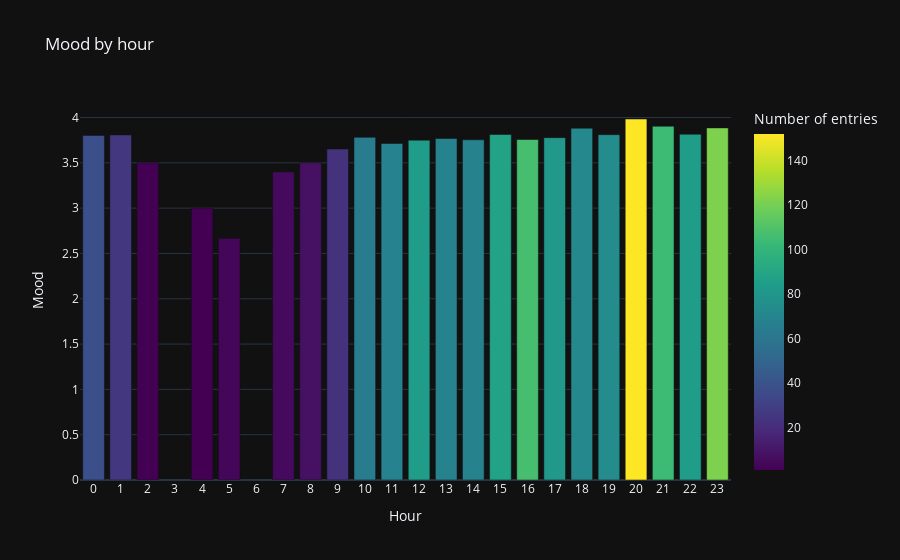

Write notebook code for a chart like this one.
### Markdown cell above
## Mood bar plot by hour/day/month

### Code cell
df.by_time_bar_plot('hour')

### Figure 1 — Plotly figure (JSON) as saved in the notebook; plotly's stock layout.template omitted (floating-point values rounded to 4 significant figures)
{"data": [{"alignmentgroup": "True", "hovertemplate": "Hour=%{x}<br>Mood=%{y}<br>Number of entries=%{marker.color}<extra></extra>", "legendgroup": "", "marker": {"color": [104, 88, 69, 107, 64, 122, 152, 81, 84, 5, 38, 84, 72, 68, 74, 3, 23, 69, 26, 8, 1, 1], "coloraxis": "coloraxis", "pattern": {"shape": ""}}, "name": "", "offsetgroup": "", "orientation": "v", "showlegend": false, "textposition": "auto", "type": "bar", "x": [21, 15, 13, 16, 10, 23, 20, 17, 22, 7, 0, 12, 18, 11, 19, 5, 9, 14, 1, 8, 2, 4], "xaxis": "x", "y": [3.904, 3.812, 3.768, 3.757, 3.781, 3.885, 3.984, 3.778, 3.815, 3.4, 3.803, 3.75, 3.882, 3.713, 3.811, 2.667, 3.652, 3.754, 3.808, 3.5, 3.5, 3], "yaxis": "y"}], "layout": {"barmode": "relative", "coloraxis": {"colorbar": {"title": {"text": "Number of entries"}}, "colorscale": [[0, "#440154"], [0.1111, "#482878"], [0.2222, "#3e4989"], [0.3333, "#31688e"], [0.4444, "#26828e"], [0.5556, "#1f9e89"], [0.6667, "#35b779"], [0.7778, "#6ece58"], [0.8889, "#b5de2b"], [1, "#fde725"]]}, "legend": {"tracegroupgap": 0}, "title": {"text": "Mood by hour"}, "xaxis": {"anchor": "y", "domain": [0, 1], "dtick": 1, "title": {"text": "Hour"}}, "yaxis": {"anchor": "x", "domain": [0, 1], "title": {"text": "Mood"}}}}
